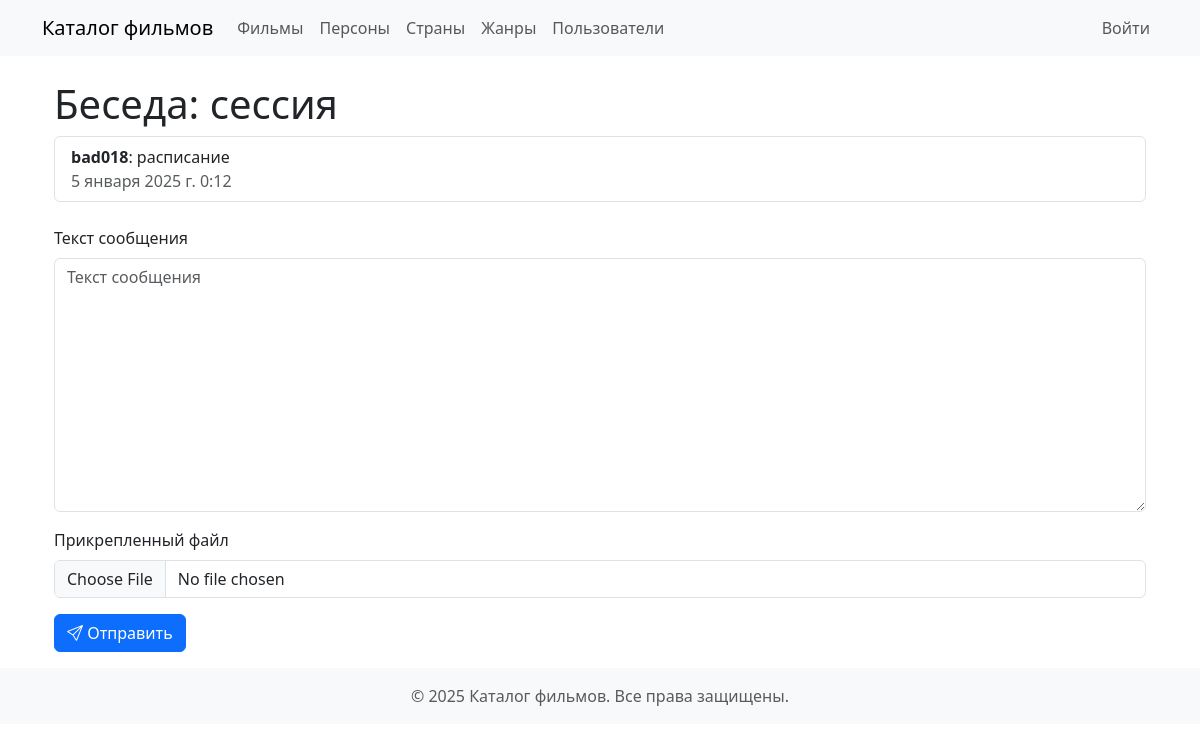
The page /accounts/conversation/19/ on the database its author committed.
### accounts/models.py (models this page shows, shortened)
class Conversation(MyModel):
    participants = models.ManyToManyField(
        settings.AUTH_USER_MODEL,  # Участники беседы
        verbose_name="Участники",
        blank=True
    )
    subject = models.CharField("Тема", max_length=255)
    created_at = models.DateTimeField("Дата создания", auto_now_add=True)
    class Meta:
        ordering = ["-created_at"]
        verbose_name = "Беседа"
        verbose_name_plural = "Беседы"

class Message(models.Model):
    sender = models.ForeignKey(
        settings.AUTH_USER_MODEL,
        on_delete=models.CASCADE,
        related_name='sent_messages',
        verbose_name="Отправитель"
    )
    recipient = models.ForeignKey(
        settings.AUTH_USER_MODEL,
        on_delete=models.CASCADE,
        related_name='received_messages',
        verbose_name="Получатель"
    )
    conversation = models.ForeignKey(
        'Conversation',
        on_delete=models.CASCADE,
        related_name='messages',
        verbose_name="Беседа",
        default=1
    )
    content = models.TextField("Текст сообщения")
    attachment = models.FileField("Прикрепленный файл", blank=True, null=True)
    created_at = models.DateTimeField("Дата создания", auto_now_add=True)
    class Meta:
        ordering = ["-created_at"]
        verbose_name = "Сообщение"
        verbose_name_plural = "Сообщения"

### accounts/views.py (the view)
# urls.py: path('conversation/<int:conversation_id>/', views.conversation_detail, name='conversation_detail'),
def conversation_detail(request, conversation_id):
    conversation = get_object_or_404(Conversation, id=conversation_id)
    messages_list = conversation.messages.all().order_by('created_at')
    if request.method == 'POST':
        form = MessageForm(request.POST, request.FILES)
        if form.is_valid():
            message = form.save(commit=False)
            message.sender = request.user
            message.conversation = conversation
            participants = conversation.participants.exclude(id=request.user.id)
            if participants.exists():
                message.recipient = participants.first()  # Отправляем первому участнику
            else:
                messages.error(request, 'Невозможно отправить сообщение: нет получателя.')
                return redirect('accounts:conversation_detail', conversation_id=conversation.id)
            message.save()
            return redirect('accounts:conversation_detail', conversation_id=conversation.id)
    else:
        form = MessageForm()
    return render(request, 'accounts/conversation/detail.html', {
        'conversation': conversation,
        'messages': messages_list,
        'form': form,
    })

### accounts/forms.py
class MessageForm(forms.ModelForm):
    class Meta:
        model = Message
        fields = ['content', 'attachment']

### films/templatetags/films_tags.py (called while the page is built)
@register.filter
def model_verbose_name_plural(cls_name):
    Model = apps.get_model(*cls_name.split(":"))
    return Model._meta.verbose_name_plural

### accounts/templates/accounts/conversation/detail.html (shortened to what this page needs)
{% extends 'accounts/base.html' %}
{% load user_tags %}
{% load django_bootstrap5 %}
{% block content %}
<div class="container mt-4">
    <h1>Беседа: {{ conversation.subject }}</h1>
    <div class="list-group">
        {% for message in messages %}
        <div class="list-group-item">
            <strong>{{ message.sender.username }}</strong>: {{ message.content }}
            <div class="text-muted">
                {{ message.created_at }}
            </div>
        </div>
        {% empty %}
        <div class="alert alert-info">В этой беседе пока нет сообщений.</div>
        {% endfor %}
    </div>
    <div class="mt-4">
        <form method="post" enctype="multipart/form-data">
            {% bootstrap_form form %}
            <button type="submit" class="btn btn-primary">
                <i class="bi-send"></i> Отправить
            </button>
        </form>
    </div>
</div>
{% endblock %}

### accounts/static/accounts/css/messages.css (style rules this page uses)
:root { --alert-success: #d1e7dd; --alert-error: #f8d7da; --alert-info: #cff4fc; --alert-warning: #fff3cd; }

### rows shown on the page
Conversation: subject "сессия"
Message: sender.username "bad018", content "расписание", created_at "5 января 2025 г. 0:12"

### other values the page prints
{{ 'films:film'|model_verbose_name_plural }} "Фильмы"
{{ 'films:person'|model_verbose_name_plural }} "Персоны"
{{ 'films:country'|model_verbose_name_plural }} "Страны"
{{ 'films:genre'|model_verbose_name_plural }} "Жанры"
